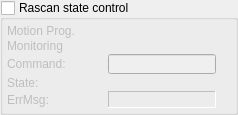
         <widget class="QGroupBox" name="groupBox">
          <property name="title">
           <string>Rascan state control</string>
          </property>
          <property name="checkable">
           <bool>true</bool>
          </property>
          <property name="checked">
           <bool>false</bool>
          </property>
          <layout class="QVBoxLayout" name="verticalLayout_9">
           <property name="spacing">
            <number>2</number>
           </property>
           <property name="margin">
            <number>2</number>
           </property>
           <item>
            <layout class="QGridLayout" name="gridLayout_4">
             <property name="margin">
              <number>2</number>
             </property>
             <property name="spacing">
              <number>1</number>
             </property>
             <item row="8" column="4">
              <widget class="QELabel" name="QL_p2055">
               <property name="sizePolicy">
                <sizepolicy hsizetype="Preferred" vsizetype="Preferred">
                 <horstretch>0</horstretch>
                 <verstretch>0</verstretch>
                </sizepolicy>
               </property>
               <property name="minimumSize">
                <size>
                 <width>100</width>
                 <height>0</height>
                </size>
               </property>
               <property name="maximumSize">
                <size>
                 <width>120</width>
                 <height>20</height>
                </size>
               </property>
               <property name="font">
                <font>
                 <family>DejaVu Sans Mono</family>
                 <pointsize>10</pointsize>
                 <weight>75</weight>
                 <bold>true</bold>
                </font>
               </property>
               <property name="toolTip">
                <string>last error</string>
               </property>
               <property name="frameShape">
                <enum>QFrame::Panel</enum>
               </property>
               <property name="frameShadow">
                <enum>QFrame::Sunken</enum>
               </property>
               <property name="alignment">
                <set>Qt::AlignCenter</set>
               </property>
               <property name="wordWrap">
                <bool>true</bool>
               </property>
               <property name="variable" stdset="0">
                <string>$(P)$(R):DEV_ERROR</string>
               </property>
               <property name="variableAsToolTip">
                <bool>false</bool>
               </property>
              </widget>
             </item>
             <item row="8" column="0">
              <widget class="QLabel" name="L_t_OvrHd_2">
               <property name="sizePolicy">
                <sizepolicy hsizetype="Minimum" vsizetype="Preferred">
                 <horstretch>0</horstretch>
                 <verstretch>0</verstretch>
                </sizepolicy>
               </property>
               <property name="minimumSize">
                <size>
                 <width>0</width>
                 <height>0</height>
                </size>
               </property>
               <property name="maximumSize">
                <size>
                 <width>16777215</width>
                 <height>20</height>
                </size>
               </property>
               <property name="text">
                <string>ErrMsg:</string>
               </property>
               <property name="margin">
                <number>3</number>
               </property>
              </widget>
             </item>
             <item row="1" column="0">
              <widget class="QLabel" name="label_71">
               <property name="sizePolicy">
                <sizepolicy hsizetype="Preferred" vsizetype="Preferred">
                 <horstretch>0</horstretch>
                 <verstretch>0</verstretch>
                </sizepolicy>
               </property>
               <property name="minimumSize">
                <size>
                 <width>100</width>
                 <height>0</height>
                </size>
               </property>
               <property name="maximumSize">
                <size>
                 <width>16777215</width>
                 <height>20</height>
                </size>
               </property>
               <property name="text">
                <string>Motion Prog.</string>
               </property>
               <property name="wordWrap">
                <bool>false</bool>
               </property>
              </widget>
             </item>
             <item row="8" column="6">
              <widget class="QEBitStatus" name="qebitstatus_35">
               <property name="sizePolicy">
                <sizepolicy hsizetype="Fixed" vsizetype="Fixed">
                 <horstretch>0</horstretch>
                 <verstretch>0</verstretch>
                </sizepolicy>
               </property>
               <property name="minimumSize">
                <size>
                 <width>14</width>
                 <height>14</height>
                </size>
               </property>
               <property name="maximumSize">
                <size>
                 <width>14</width>
                 <height>14</height>
                </size>
               </property>
               <property name="numberOfBits">
                <number>1</number>
               </property>
               <property name="shift">
                <number>0</number>
               </property>
               <property name="shape">
                <enum>QBitStatus::Circle</enum>
               </property>
               <property name="boarderColour" stdset="0">
                <color>
                 <red>0</red>
                 <green>0</green>
                 <blue>0</blue>
                </color>
               </property>
               <property name="onColour">
                <color>
                 <red>255</red>
                 <green>0</green>
                 <blue>0</blue>
                </color>
               </property>
               <property name="offColour">
                <color>
                 <red>192</red>
                 <green>192</green>
                 <blue>192</blue>
                </color>
               </property>
               <property name="variable" stdset="0">
                <string>$(P)$(R):DEV_ERROR</string>
               </property>
               <property name="variableSubstitutions" stdset="0">
                <string/>
               </property>
               <property name="visible" stdset="0">
                <bool>false</bool>
               </property>
              </widget>
             </item>
             <item row="4" column="6">
              <widget class="QEBitStatus" name="qebitstatus_43">
               <property name="sizePolicy">
                <sizepolicy hsizetype="Fixed" vsizetype="Fixed">
                 <horstretch>0</horstretch>
                 <verstretch>0</verstretch>
                </sizepolicy>
               </property>
               <property name="minimumSize">
                <size>
                 <width>14</width>
                 <height>14</height>
                </size>
               </property>
               <property name="maximumSize">
                <size>
                 <width>14</width>
                 <height>14</height>
                </size>
               </property>
               <property name="toolTip">
                <string>Command is successfully executed in Rascan</string>
               </property>
               <property name="numberOfBits">
                <number>1</number>
               </property>
               <property name="shift">
                <number>0</number>
               </property>
               <property name="shape">
                <enum>QBitStatus::Circle</enum>
               </property>
               <property name="boarderColour" stdset="0">
                <color>
                 <red>0</red>
                 <green>0</green>
                 <blue>0</blue>
                </color>
               </property>
               <property name="onColour">
                <color>
                 <red>255</red>
                 <green>170</green>
                 <blue>0</blue>
                </color>
               </property>
               <property name="offColour">
                <color>
                 <red>0</red>
                 <green>255</green>
                 <blue>0</blue>
                </color>
               </property>
               <property name="variable" stdset="0">
                <string>$(P)$(R):EN_CTRL</string>
               </property>
               <property name="variableSubstitutions" stdset="0">
                <string/>
               </property>
               <property name="variableAsToolTip">
                <bool>false</bool>
               </property>
              </widget>
             </item>
             <item row="2" column="0">
              <widget class="QLabel" name="label_61">
               <property name="sizePolicy">
                <sizepolicy hsizetype="Preferred" vsizetype="Preferred">
                 <horstretch>0</horstretch>
                 <verstretch>0</verstretch>
                </sizepolicy>
               </property>
               <property name="maximumSize">
                <size>
                 <width>16777215</width>
                 <height>20</height>
                </size>
               </property>
               <property name="text">
                <string>Monitoring</string>
               </property>
              </widget>
             </item>
             <item row="1" column="6">
              <widget class="QEBitStatus" name="qebitstatus_40">
               <property name="sizePolicy">
                <sizepolicy hsizetype="Fixed" vsizetype="Fixed">
                 <horstretch>0</horstretch>
                 <verstretch>0</verstretch>
                </sizepolicy>
               </property>
               <property name="minimumSize">
                <size>
                 <width>14</width>
                 <height>14</height>
                </size>
               </property>
               <property name="maximumSize">
                <size>
                 <width>14</width>
                 <height>14</height>
                </size>
               </property>
               <property name="toolTip">
                <string>Motion program is running</string>
               </property>
               <property name="numberOfBits">
                <number>1</number>
               </property>
               <property name="shift">
                <number>0</number>
               </property>
               <property name="shape">
                <enum>QBitStatus::Circle</enum>
               </property>
               <property name="boarderColour" stdset="0">
                <color>
                 <red>0</red>
                 <green>0</green>
                 <blue>0</blue>
                </color>
               </property>
               <property name="onColour">
                <color>
                 <red>0</red>
                 <green>255</green>
                 <blue>0</blue>
                </color>
               </property>
               <property name="offColour">
                <color>
                 <red>255</red>
                 <green>0</green>
                 <blue>0</blue>
                </color>
               </property>
               <property name="variable" stdset="0">
                <string>$(P)$(R):EN_INPROG</string>
               </property>
               <property name="variableSubstitutions" stdset="0">
                <string/>
               </property>
               <property name="variableAsToolTip">
                <bool>false</bool>
               </property>
              </widget>
             </item>
             <item row="2" column="6">
              <widget class="QEBitStatus" name="qebitstatus_42">
               <property name="sizePolicy">
                <sizepolicy hsizetype="Fixed" vsizetype="Fixed">
                 <horstretch>0</horstretch>
                 <verstretch>0</verstretch>
                </sizepolicy>
               </property>
               <property name="minimumSize">
                <size>
                 <width>14</width>
                 <height>14</height>
                </size>
               </property>
               <property name="maximumSize">
                <size>
                 <width>14</width>
                 <height>14</height>
                </size>
               </property>
               <property name="toolTip">
                <string>Rascan parameters are being monitred</string>
               </property>
               <property name="numberOfBits">
                <number>1</number>
               </property>
               <property name="shift">
                <number>0</number>
               </property>
               <property name="shape">
                <enum>QBitStatus::Circle</enum>
               </property>
               <property name="onColour">
                <color>
                 <red>0</red>
                 <green>255</green>
                 <blue>0</blue>
                </color>
               </property>
               <property name="offColour">
                <color>
                 <red>200</red>
                 <green>200</green>
                 <blue>200</blue>
                </color>
               </property>
               <property name="variable" stdset="0">
                <string>$(P)$(R):BL_MONITOR</string>
               </property>
               <property name="variableSubstitutions" stdset="0">
                <string/>
               </property>
              </widget>
             </item>
             <item row="7" column="0">
              <widget class="QLabel" name="label_5">
               <property name="maximumSize">
                <size>
                 <width>16777215</width>
                 <height>20</height>
                </size>
               </property>
               <property name="text">
                <string>State:</string>
               </property>
              </widget>
             </item>
             <item row="7" column="4">
              <widget class="QELabel" name="qelabel_2">
               <property name="sizePolicy">
                <sizepolicy hsizetype="Preferred" vsizetype="Preferred">
                 <horstretch>0</horstretch>
                 <verstretch>0</verstretch>
                </sizepolicy>
               </property>
               <property name="minimumSize">
                <size>
                 <width>100</width>
                 <height>0</height>
                </size>
               </property>
               <property name="maximumSize">
                <size>
                 <width>120</width>
                 <height>20</height>
                </size>
               </property>
               <property name="font">
                <font>
                 <family>DejaVu Sans Mono</family>
                 <pointsize>10</pointsize>
                 <weight>75</weight>
                 <bold>true</bold>
                </font>
               </property>
               <property name="toolTip">
                <string>current state</string>
               </property>
               <property name="frameShape">
                <enum>QFrame::NoFrame</enum>
               </property>
               <property name="alignment">
                <set>Qt::AlignCenter</set>
               </property>
               <property name="variable" stdset="0">
                <string>$(P)$(R):DEV_STATE</string>
               </property>
               <property name="variableAsToolTip">
                <bool>false</bool>
               </property>
              </widget>
             </item>
             <item row="4" column="0">
              <widget class="QLabel" name="label_6">
               <property name="maximumSize">
                <size>
                 <width>16777215</width>
                 <height>20</height>
                </size>
               </property>
               <property name="text">
                <string>Command:</string>
               </property>
              </widget>
             </item>
             <item row="4" column="4">
              <widget class="QELineEdit" name="QLD_P2090_3">
               <property name="sizePolicy">
                <sizepolicy hsizetype="Preferred" vsizetype="Preferred">
                 <horstretch>0</horstretch>
                 <verstretch>0</verstretch>
                </sizepolicy>
               </property>
               <property name="minimumSize">
                <size>
                 <width>50</width>
                 <height>0</height>
                </size>
               </property>
               <property name="maximumSize">
                <size>
                 <width>120</width>
                 <height>20</height>
                </size>
               </property>
               <property name="font">
                <font>
                 <weight>50</weight>
                 <bold>false</bold>
                </font>
               </property>
               <property name="toolTip">
                <string>Last command (desired state)</string>
               </property>
               <property name="alignment">
                <set>Qt::AlignHCenter|Qt::AlignTop</set>
               </property>
               <property name="variable" stdset="0">
                <string>$(P)$(R):DEV_CMD</string>
               </property>
               <property name="variableAsToolTip">
                <bool>false</bool>
               </property>
              </widget>
             </item>
            </layout>
           </item>
          </layout>
         </widget>
